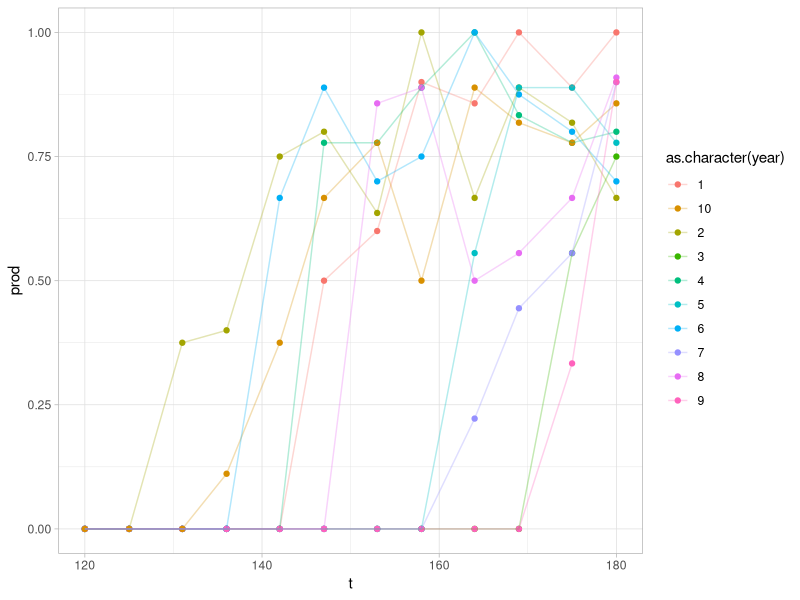

R code for this plot:
# -----------------------------------------------------------------------------
# title : 2_function_sim_data
# author : Paul Cuchot  
# date : 27/04/2023
# note : Create a function to simulate data per site 
# -----------------------------------------------------------------------------

# assumptions

# -
# -
# -
# -
# -
# -




# Packages ----------------------------------------------------------------
library(tidyverse)



# function to simulated data for a signe site, N times --------------------

# 
simul_data <- function(n_breeders,
                       n_years, 
                       n_session){
  
  # mean laying date (change between years)
  mean_ld <- round(rnorm(n_years, 120, 15)) # (real pheno)
  sd_ld <- 7
  
  # number of eggs per pair
  mean_eggs <- 8
  sd_eggs <- 5
  
  # final data_set
  df_site <- data.frame(t = NA,
                        n_capt_adults = NA,
                        n_capt_juveniles = NA, 
                        prod = NA,
                        year = NA)[0,] 
  
  for(k in 1:n_years){
    
    # sample n_breeders laying events
    ld_dates <- round(rnorm(n_breeders, 
                            mean = mean_ld[k], 
                            sd = sd_ld))
    
    # fledglings dates 
    fledgl_dates <- round(ld_dates)+35
    
    # number of eggs per pair
    n_eggs <- abs(round(rnorm(n_breeders, mean_eggs, sd_eggs)))
    
    # create a dataframe (one row per breeding pair)
    df_breed <- data.frame(
      ld_dates = ld_dates,
      n_eggs = n_eggs,
      fledgl_dates = fledgl_dates
    )
    
    # sample (as CES design) 
    
    # time for capture session
    t_capt <- round(seq(120,180, length.out = n_session))
    
    # Number of sample individual per session (~capture effort)
    mean_n_capt <- 9
    
    # Dataframe with n_adults and n_juveniles captured per session
    df_session <- data.frame(t = t_capt,
                             n_capt_adults = NA,
                             n_capt_juveniles = NA,
                             prod = NA,
                             year = as.character(k)) 
    
    
    for(i in t_capt){
      
      # catchable adults
      n_adults <- n_breeders * 2
      
      # catchable juveniles
      n_juveniles <- sum(df_breed[df_breed$fledgl_dates < i ,]$n_eggs)
      
      capt_indiv <- sample( # how many individuals captured
        c(rep(0,n_adults), 
          rep(1,n_juveniles)),
        round(rnorm(1,mean_n_capt)), replace = TRUE)
      
      df_session[df_session$t ==i,"n_capt_adults"] <- sum(capt_indiv == 0)
      df_session[df_session$t ==i,"n_capt_juveniles"] <- sum(capt_indiv == 1) 
      
    }
    
    df_session <- df_session%>%
      mutate(prod = n_capt_juveniles/(n_capt_adults+n_capt_juveniles))
    
    df_site <- rbind(df_site, df_session)
  }
  
  return(list(capt_sess = df_site, 
              mean_ld_year = mean_ld))
  
  
}

# sim data
data1 <- simul_data(n_breeders = 5,
                    n_years = 10, 
                    n_session = 12)


# plot productivity~day

data1$capt_sess%>%
  ggplot(aes(x = t, y = prod, color = as.character(year)))+
  geom_point()+
  geom_line(alpha = 0.3)+
  theme_light()






